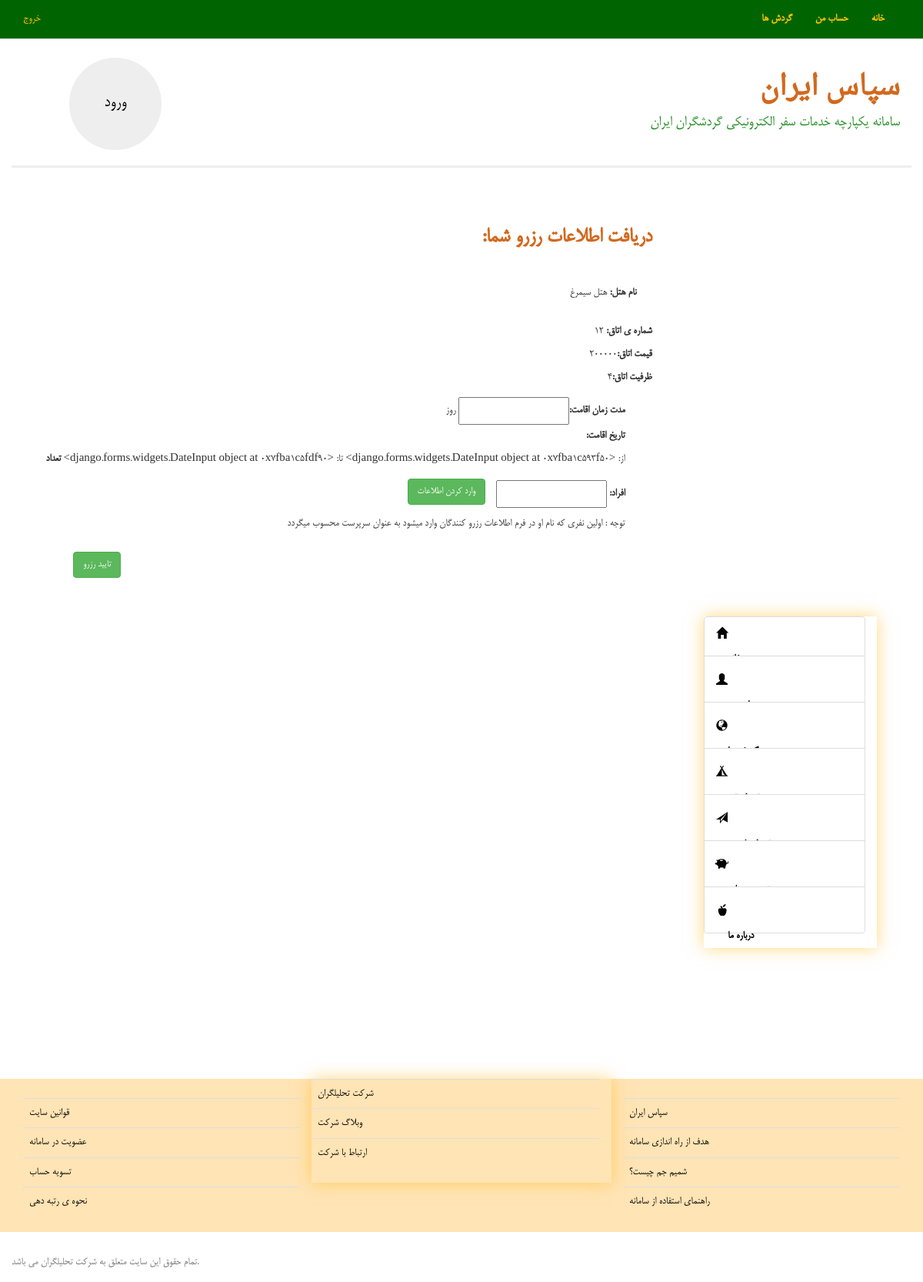
The page /reserving/hotel/1/ on the database its author committed.
### define_trip/models.py (models this page shows, shortened)
class Gardesh(models.Model):
    name = models.CharField(max_length=255)
    builder = models.ForeignKey(TourBuilderProfile)
    kind = models.CharField(max_length=2,choices=KIND)   # t/tr/a/h/r
    final_rank = models.FloatField(null=True,blank=True)
    order_rank = models.FloatField(null=True,blank=True)
    comment_rank = models.FloatField(null=True,blank=True)
    degree = models.CharField(max_length=2,
                                      choices=DEGREE)     # g/s/b
    max_cancel_time = models.IntegerField(default= 2)
    free = models.FloatField(default=1)     # between 0 and 1 --> be nazaram inja darsad takhfif gozashte shavad behtar ast.
    define_time = models.DateTimeField(default= datetime.datetime.now)
    agreement = models.ForeignKey(Agreement)
    other_explain = models.TextField(blank=True , null=True) #farzaneh add

class Room(models.Model):
    number = models.IntegerField()
    hotel = models.ForeignKey(Hotel)
    capacity = models.IntegerField()    # zarfiate otagh
    cost_perNight = models.IntegerField()
    date = models.DateField()
    full = models.BooleanField(default=False)

### buy_cancel/views.py (the view)
# urls.py: url(r'reserving/hotel/<(P?<room_id>\d+)/>/$', 'buy_cancel.views.reserveHotel'),
def reserveHotel(request ,id=''):
    username=request.user.username
    room=Room.objects.get(id = id);
    hotel=room.hotel
    gardesh=hotel.gardesh
    form=numberForm(request.POST)
    hotelform=hotelForm(request.POST)
    peopleform=peopleForm(request.POST)
    return render(request , "information_of_reserver_service.html" , {
           'username': username,
           'kind': 'hotel',
           'room': room,
           'hotel': hotel,
           'gardesh': gardesh,
           'form':form,
           'hotelform':hotelform,
           'peopleform':peopleform,
        })

### buy_cancel/forms.py
class numberForm(forms.Form):
    number = forms.IntegerField();

class hotelForm(forms.Form):
    num_day=forms.IntegerField()
    start_date=forms.DateInput()
    end_date=forms.DateInput()

### buy_cancel/templates/information_of_reserver_service.html (shortened to what this page needs)
{% extends 'base.html' %}
{% load staticfiles %}
{% block css %}
	<link rel="stylesheet" type="text/css" href={% static 'buy/css/main.css' %}>
{% endblock %}
{% block content %}
<div  class="col-md-12 container">
            <div id="top_part" class="col-md-12">
                     <h2 style="color: chocolate;font-weight: bold;">دریافت اطلاعات رزرو شما:{{ username }}</h2>
                     {% if kind == 'hotel' %}
                            <div style="margin: 20px;margin-top: 40px;"><span style="font-weight: bold;">نام هتل:</span> {{ gardesh.name }}</div>
                            <div><span style="font-weight: bold;">شماره ی اتاق: </span>{{ room.number }}</div>
                            <div><span style="font-weight: bold;">قیمت اتاق:</span>{{ room.cost_perNight }}</div>
                            <div><span style="font-weight: bold;">ظرفیت اتاق:</span>{{ room.capacity }}</div>
                             <div id="down_part" class="col-md-12" style="right: 20px;">
                                         <form action="reserveing/status/hotel/{{ room.id }}/" method="POST">
                                            <p>
                                                <div><span style="font-weight: bold;">مدت زمان اقامت:</span>{{ hotelform.num_day }} روز</div>
                                                <div><span style="font-weight: bold;">تاریخ اقامت:</span></div>
                                               از:
                                                {{ hotelform.start_date }}
                                               تا:
                                                {{ hotelform.end_date }}
                                                <span style="font-weight: bold;">تعداد افراد:</span>
                                                 {{ form.number }}
                                                  <button  type="button" class="btn btn-success" value="ورود اطلاعات " style=" margin: 10px" onclick='createTable();' >وارد کردن اطلاعات</button>
                                               <p> توجه : اولین نفری که نام او در فرم اطلاعات رزرو کنندگان وارد میشود به عنوان سرپرست محسوب میگردد</p>
                                               <div id="t" class="col-md-12" ></div>
                                               <input type="submit" class="btn btn-success" value="تایید رزرو" style="float:left;margin-left:40px;margin-top: 10px;"/>
                                         </form>
                                </div>
                             </div>
                             </div>
                          {% endif %}
</div>
{% endblock %}

### templates/base.html (shortened to what this page needs)
{% load staticfiles %}
<!DOCTYPE html>
<html>
<head lang="en">
	<link rel="stylesheet" href="/static/bootstrap-3.3.2-dist/css/bootstrap.min.css">
    <link rel="stylesheet" type="text/css" href="//cdn.jsdelivr.net/bootstrap.daterangepicker/1/daterangepicker-bs3.css" />
	<link rel="stylesheet" type="text/css" href="{% static 'main.css' %}">
    {% block css %}{% endblock %}
</head>
<body>
	<nav class="navbar navbar-default navbar-fixed-top">
      <div class="container-fluid">
          <div class="collapse navbar-collapse">
            <ul class="nav navbar-nav">
                <li><a href="/logout/" style="color:rgb(255,196,0)">خروج</a></li>
            </ul>
            <ul class="nav navbar-nav navbar-right">
                <li><a href="/search/form/{{ username }}"style="color:rgb(255,196,0);font-weight:bold;"  onmouseover="this.style.color='#d2691e'"onmouseout="this.style.color='rgb(255,196,0)'"> گردش ها</a></li>
                {% if username != 'admin' %}
                <li><a href="/userpage/{{ username }}"style="color:rgb(255,196,0);font-weight:bold;"onmouseover="this.style.color='#d2691e'"onmouseout="this.style.color='rgb(255,196,0)'">حساب من</a></li>
                {% else %}
                <li><a href="/manager/Dashboard"style="color:rgb(255,196,0);font-weight:bold;"onmouseover="this.style.color='#d2691e'"onmouseout="this.style.color='rgb(255,196,0)'">حساب من</a></li>
                {% endif %}
                <li><a href="/home/{{ username }}"style="color:rgb(255,196,0);font-weight:bold;"onmouseover="this.style.color='#d2691e'"onmouseout="this.style.color='rgb(255,196,0)'">خانه</a></li>
              </ul>
          </div>
      </div>
    </nav>
{%  block manager_content %}
    <div class="finish_nav , rtl , col-md-12">
    	<header class='blog-header , container'>
            <div class="login_box">
                <h3 class="col-me-12" style="color:#228b22;"><br>
                    <a href="/signIn/">
                ورود
                        </a>
                </h3>
            </div>
            <div>
                <h1 class="blog-title">
				سپاس ایران
                </h1>
                <p class="lead blog-description">
                سامانه یکپارچه خدمات سفر الکترونیکی گردشگران ایران
                </p>
            </div>
		</header>
		<main class='col-md-9 , container'>
			{% block content %}{% endblock %}
		<aside class='right_aside , col-md-3 sidebar'>
    		<div class="list-group , col-md-10" style="color:green;font-weight:bold;">
                <a href="/home/{{ username }}" class="list-group-item" 					onmouseover="this.style.backgroundColor='#fff8dc'"onmouseout="this.style.backgroundColor=''">
                <span class='glyphicon glyphicon-home ,col-md-1' aria-hidden='true'></span>
                <span class='col-md-11'>خانه</span>
                </a>
                <a href="/userpage/{{ username }}" class="list-group-item" onmouseover="this.style.backgroundColor='#fff8dc'"onmouseout="this.style.backgroundColor=''">
                <span class='glyphicon glyphicon-user ,col-md-1' aria-hidden='true'></span>
                <span class='col-md-11'>حساب من</span>
                </a>
                <a href="/search/form/{{ username }}" class="list-group-item" onmouseover="this.style.backgroundColor='#fff8dc'"onmouseout="this.style.backgroundColor=''">
                <span class='glyphicon glyphicon-globe ,col-md-1' aria-hidden='true'></span>
                <span class='col-md-11'>گردش ها</span>
                </a>
                <a href="/tourdefine/tour/{{ username }}" class="list-group-item" onmouseover="this.style.backgroundColor='#fff8dc'"onmouseout="this.style.backgroundColor=''">
                <span class='glyphicon glyphicon-tent ,col-md-1' aria-hidden='true'></span>
                <span class='col-md-11'>تعریف تور</span>
                </a>
                <a href="/tourdefine/{{ username }}" class="list-group-item" onmouseover="this.style.backgroundColor='#fff8dc'"onmouseout="this.style.backgroundColor=''">
                <span class='glyphicon glyphicon-send ,col-md-1' aria-hidden='true'></span>
                <span class='col-md-11'>تعریف خدمت</span>
                </a>
                <a href="#" class="list-group-item" onmouseover="this.style.backgroundColor='#fff8dc'"onmouseout="this.style.backgroundColor=''">
                <span class='glyphicon glyphicon-piggy-bank ,col-md-1' aria-hidden='true'></span>
                <span class='col-md-11'>
                </a>
                <a href="#" class="list-group-item" onmouseover="this.style.backgroundColor='#fff8dc'"onmouseout="this.style.backgroundColor=''">
                <span class='glyphicon glyphicon-apple ,col-md-1' aria-hidden='true'></span>
                <span class='col-md-11'>درباره ما</span>
                </a>
			</div>
			<div class="col-md-2"></div>
		</aside>
		<div class="null_for_end , col-md-12"></div>
		<footer class = 'footer'>
			<div class="footer_links , col-md-12">
				<div class="col-md-4 , container">
					<table class="table">
						<tr><td><a href="%">قوانین سایت</a></td></tr>
						<tr><td><a href="%">عضویت در سامانه</a></td></tr>
						<tr><td><a href="%">تسویه حساب</a></td></tr>
						<tr><td><a href="%">نحوه ی رتبه دهی</a></td></tr>
					</table>
				</div>
				<div class="col-md-4 , list-group ,container">
					<table class="table">
						<tr><td><a href="%">شرکت تحلیلگران</a></td></tr>
						<tr><td><a href="%">وبلاگ شرکت</a></td></tr>
						<tr><td><a href="%">ارتباط با شرکت</a></td></tr>
					</table>
				</div>
				<div class="col-md-4 ,list-group , container ">
					<table class="col-md-12 , table">
						<tr><td><a href="%" >سپاس ایران</a></td></tr>
						<tr><td><a href="%" >هدف از راه اندازی سامانه</a></td></tr>
						<tr><td><a href="%" >شمیم جم چیست؟</a></td></tr>
						<tr><td><a href="%" >راهنمای استفاده از سامانه</a></td></tr>
					</table>
				</div>
			</div>
			<div class="container , col-md-12">
			<p class= 'text-muted'> تمام حقوق این سایت متعلق به شرکت تحلیلگران می باشد.</p>
			</div>
		</footer>
    {% endblock manager_content %}
</body>
</html>

### static/main.css (style rules this page uses)
.rtl { direction: rtl; }
header { border-bottom: 3px solid #eee; margin-bottom: 5px; }
header .login_box { height: 120px; width: 120px; float: left; margin-left: 60px; margin-bottom: 20px; text-align: center; background-color: #eeeeee; border-radius: 100%; }
body { margin-bottom: 140px; font: 15px/30px Helvetica, Tahoma, Sans-Serif; font-family: 'B Mitra' ; }
.navbar { background-color:#006400; color:#d2691e; }
nav .container-fluid ul { margin-right:20px; color:#d2691e; }
.finish_nav { margin-top: 50px; }
.container { padding-top:25px; }
h1 { font-family:'Droid Arabic Naskh'; color:#d2691e; font-weight:bold; }
.blog-description { color:#228b22 ; }
.footer_links a { text-decoration: none; color: rgb(25,51,0); }
.footer_links { background-color: #ffe4b5; color:rgb(25,51,0); }
.list-group { border:#30ff30; color:#cd853f; margin-right:0px; -webkit-box-shadow:0 0 20px rgba(255, 180, 0, 0.5);, 0 0px 0px rgba(0, 0, 0, 0.3); }
.right_aside { float: right; margin-top: 50px; margin-right:0px; position: relative; }
.null_for_end { height: 150px; }

### static/manager_dashboard/css/main.css (style rules this page uses)
a:link { color: #040404; }

### rows shown on the page
Gardesh: name "هتل سیمرغ"
Room: number "12", cost_perNight "200000", capacity "4"

### other values the page prints
{{ hotelform.start_date }} "<django.forms.widgets.DateInput object at 0x7fba1c593f50>"
{{ hotelform.end_date }} "<django.forms.widgets.DateInput object at 0x7fba1c5fdf90>"
